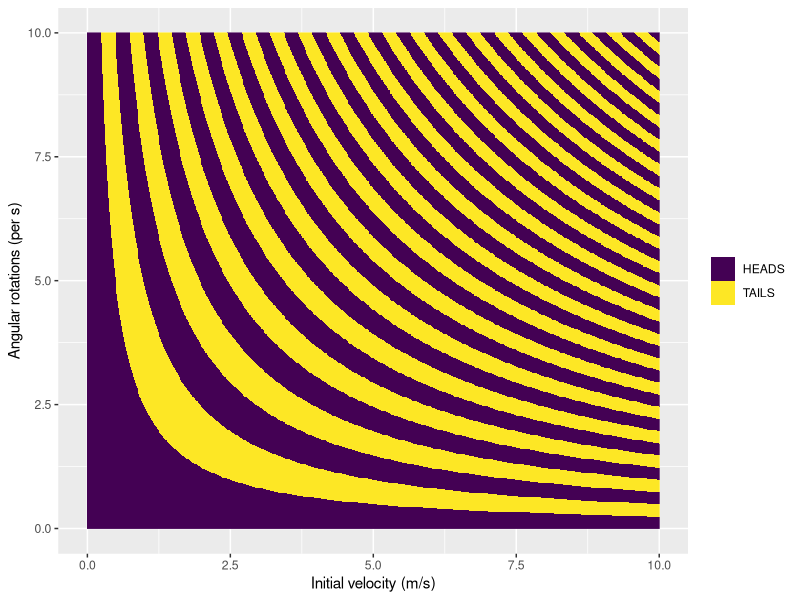

Reproduce this figure in R.
library(tidyverse)
library(ggthemes)
library(ggplot2)

g <- 9.81

t <- function(v0) {
  return(2*v0/g)
}

R <- function(omega, t) {
  return(omega*t)
}

sideUp <- function(v0, omega) {
  t_val <- t(v0)
  R_val <- R(omega, t_val)
  if((2*R_val)%%2<1)
    return("HEADS")
  else
    return("TAILS")
}

omega_vals <- seq(0,10,length=600)
v0_vals <- seq(0,10,length=600)



# Method 1
end_states <- expand_grid(v0_vals, omega_vals) %>%
  group_by(v0_vals,omega_vals) %>%
  summarise(
    result = sideUp(v0_vals,omega_vals)
  )

# Method 2
end_states <- expand_grid(v0_vals, omega_vals) %>%
  mutate(
    tstar = 2*v0_vals/g,
    R = omega_vals*tstar,
    result = c("TAILS","HEADS")[((2*R)%%2<1)+1]
  )


ggplot(
  end_states,
  aes(
    x = v0_vals,
    y = omega_vals,
    fill = result,
  )
) +
  geom_raster() +
  scale_fill_manual(
    values = c(
      "#440154",
      "#fde725"
    )
  ) +
  labs(
    y="Angular rotations (per s)",
    x="Initial velocity (m/s)",
    fill=NULL
  )